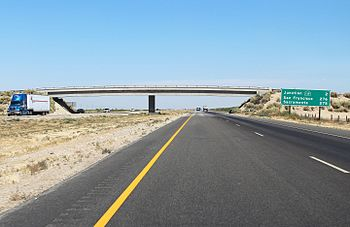
#> input picture data/lane.jpg, 350 x 227 px
$ python colorspace.py
#> lines starting #> are read from the running program, lines starting #| are printed output that depends on the picture
import numpy as np
import cv2
import os

img = cv2.imread('../data/lane.jpg')
#> img is the input picture: shape (227, 350, 3); mean B, G, R 166.5, 157.4, 138.7
img = cv2.GaussianBlur(img,(7,7),0)
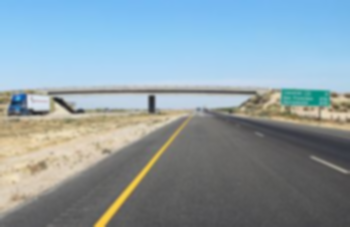
#> img: shape (227, 350, 3); mean B, G, R 166.5, 157.4, 138.7

# Convert BGR to HSV
hsv = cv2.cvtColor(img, cv2.COLOR_BGR2HSV)
#> hsv: shape (227, 350, 3); mean H, S, V 65.4, 53.5, 175.7

##Calculating HSV value for yellow
yellow = np.uint8([[[0,255,255 ]]]) #BRG
hsv_yellow = cv2.cvtColor(yellow, cv2.COLOR_BGR2HSV)
print(hsv_yellow)

# # define range of yellow color in HSV
# lowerYellow = np.array([20,100,100],dtype="uint8")
# upperYellow = np.array([40,255,255],dtype="uint8")

# # Threshold the HSV image to get only yellow colors
# mask = cv2.inRange(hsv, lowerYellow, upperYellow)

#https://www.learnopencv.com/color-spaces-in-opencv-cpp-python/

# Range for lower red
lower_red = np.array([0,120,70])
upper_red = np.array([10,255,255])
mask1 = cv2.inRange(hsv, lower_red, upper_red)
#> mask1: shape (227, 350); every value is 0

# Range for upper range
lower_red = np.array([170,120,70])
upper_red = np.array([180,255,255])
mask2 = cv2.inRange(hsv,lower_red,upper_red)

mask = mask1 + mask2
# Bitwise-AND mask and original image
res = cv2.bitwise_and(img,img, mask= mask)
#> res: shape (227, 350, 3); every value is 0
cannyImage = cv2.Canny(res,50,150)

cv2.imshow('RGB',img)
cv2.imshow('hsv',hsv)
cv2.imshow('mask',mask)
cv2.imshow('res',res)
cv2.imshow('canny',cannyImage)
cv2.waitKey(0)
